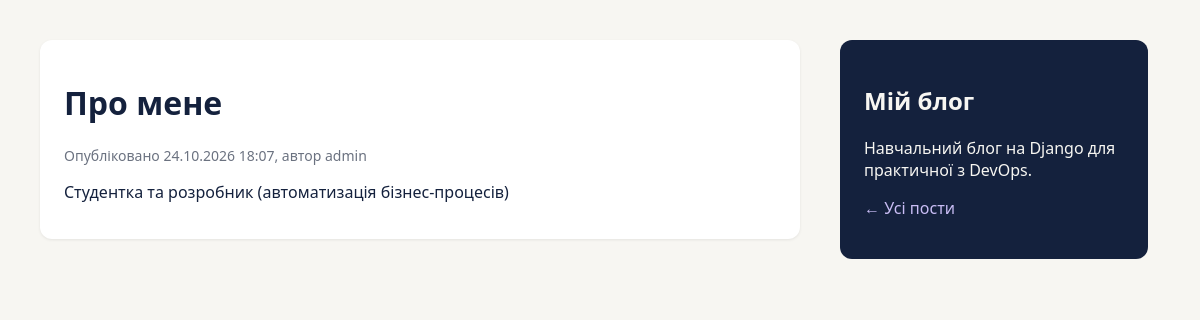
/1/, run on the app's committed database.
### blog/models.py (models this page shows, shortened)
class Post(models.Model):
    class Status(models.TextChoices):
        DRAFT = 'DF', 'Draft'
        PUBLISHED = 'PB', 'Published'
    title = models.CharField(max_length=250)
    slug = models.SlugField(max_length=250)
    author = models.ForeignKey(User,
                               on_delete=models.CASCADE,
                               related_name='blog_posts')
    body = models.TextField()
    publish = models.DateTimeField(default=timezone.now)
    created = models.DateTimeField(auto_now_add=True)
    updated = models.DateTimeField(auto_now=True)
    status = models.CharField(max_length=2,
                              choices=Status.choices,
                              default=Status.DRAFT)
    objects = models.Manager()  # усі пости
    published = PublishedManager()  # тільки опубліковані
    class Meta:
        ordering = ['-publish']
        indexes = [
            models.Index(fields=['-publish']),
        ]

### blog/views.py (the view)
# urls.py: path('<int:id>/', views.post_detail, name='post_detail'),
def post_detail(request, id):
    post = get_object_or_404(Post, id=id, status=Post.Status.PUBLISHED)
    return render(request, 'blog/post/detail.html', {'post': post})

### blog/templates/blog/post/detail.html (shortened to what this page needs)
{% extends "blog/base.html" %}
{% block content %}
<div class="post">
    <h1>{{ post.title }}</h1>
    <p class="date">Опубліковано {{ post.publish|date:"d.m.Y H:i" }}, автор {{ post.author }}</p>
    {{ post.body|linebreaks }}
</div>
{% endblock %}

### blog/static/css/blog.css (style rules this page uses)
body { margin: 0; padding: 40px; display: flex; gap: 40px; font-family: "Segoe UI", Arial, sans-serif; background: #f7f6f2; color: #14213d; }
.post { background: #fff; padding: 20px 24px; margin-bottom: 20px; border-radius: 12px; box-shadow: 0 1px 3px rgba(0, 0, 0, .08); }
.date { color: #6b7280; font-size: 14px; }

### data on the page
Post: title "Про мене", publish "24.10.2026 18:07", author "admin", body "Студентка та розробник (автоматизація бізнес-процесів)"
